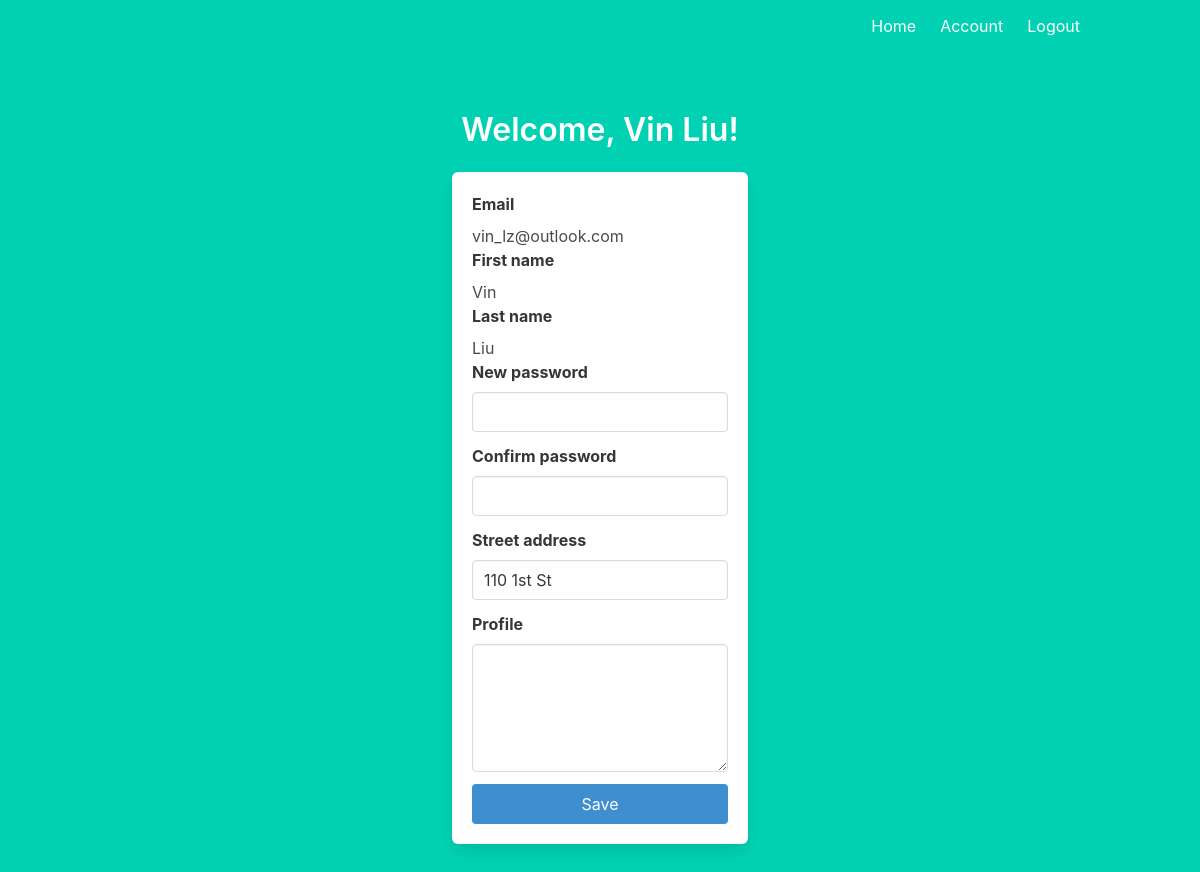
/account (signed in), run on an earlier commit of the app's database.
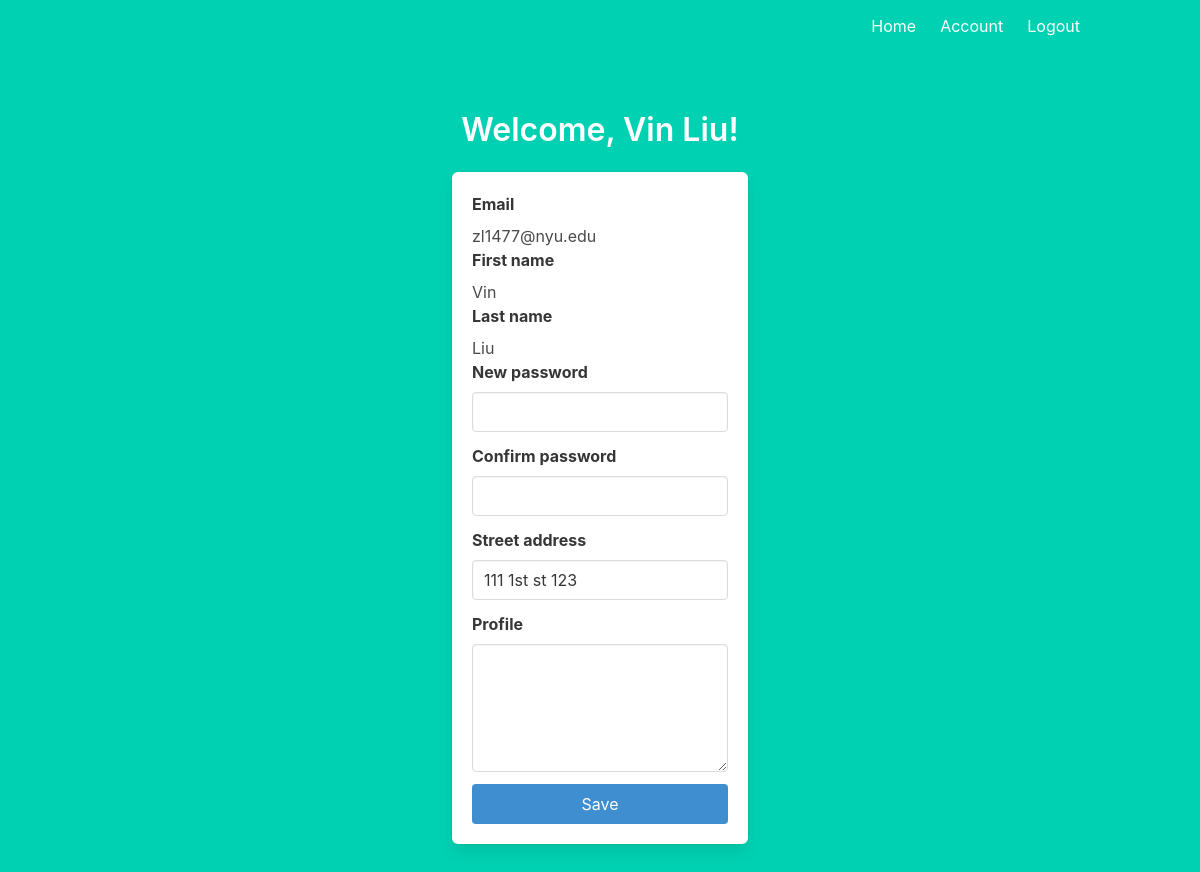
And on a later commit of the database.
### models.py (models this page shows)
class Users(UserMixin, db.Model):
    id = db.Column(db.Integer, primary_key=True)
    email = db.Column(db.String(45), unique=True, nullable=False)
    pword = db.Column(db.String(45), nullable=False)
    fname = db.Column(db.String(45), nullable=False)
    lname = db.Column(db.String(45), nullable=False)
    street_addr = db.Column(db.String(45), nullable=False)
    cid = db.Column(db.String(45), nullable=False)
    uprofile = db.Column(db.String(280))
    photo = db.Column(db.String(45))
    last_login_timestamp = db.Column(db.DateTime, default=datetime.now())

### auth.py (the view)
@auth.route('/account')
@login_required
def account():
    return render_template('account.html', user=current_user)

### __init__.py (called while the page is built)
def create_app():
    app = Flask(__name__)
    app.config['SECRET_KEY'] = 'cloudsmile'
    app.config['SQLALCHEMY_DATABASE_URI'] = 'sqlite:///db.sqlite3'
    app.debug = True
    db.init_app(app)
    login_manager = LoginManager()
    login_manager.login_view = 'auth.login'
    login_manager.init_app(app)
    from .models import Users
    @login_manager.user_loader
    def load_user(user_id):
        return Users.query.get(int(user_id))
    from .auth import auth as auth_blueprint
    app.register_blueprint(auth_blueprint)
    from .main import main as main_blueprint
    from .follow import follow as follow_blueprint
    app.register_blueprint(main_blueprint)
    app.register_blueprint(follow_blueprint)
    return app

### templates/account.html (shortened to what this page needs)
{% extends "base.html" %}
{% block content %}
<div class="column is-4 is-offset-4">
    <h1 class="title">
        Welcome, {{ user.fname }} {{ user.lname }}!
    </h1>
    <div class="box">
        <form method="POST" action="/account">
            <label class="label has-text-left">Email</label>
            <p class="has-text-left">{{ user.email }}</p>
            <label class="label has-text-left">First name</label>
            <p class="has-text-left">{{ user.fname }}</p>
            <label class="label has-text-left">Last name</label>
            <p class="has-text-left">{{ user.lname }}</p>
            <div class="field">
                <label class="label has-text-left">New password</label>
                <div class="control">
                    <input class="input" type="password" name="new-password" autofocus="">
                </div>
            </div>
            <div class="field">
                <label class="label has-text-left">Confirm password</label>
                <div class="control">
                    <input class="input" type="password" name="confirm-password" autofocus="">
                </div>
            </div>
            <div class="field">
                <label class="label has-text-left">Street address</label>
                <div class="control">
                    <input class="input" type="txt" name="street-address" value='{{ user.street_addr }}' autofocus="">
                </div>
            </div>
            <div class="field">
                <label class="label has-text-left">Profile</label>
                <div class="control">
                    <textarea class="textarea" name="profile"
                        autofocus="">{% if user.uprofile %}{{ user.uprofile }}{% endif %}</textarea>
                </div>
            </div>
            <button class="button is-block is-info is-fullwidth">Save</button>
        </form>
    </div>
</div>
{% endblock %}

### templates/base.html (shortened to what this page needs)
<!DOCTYPE html>
<html>
<head>
    <link rel="stylesheet" href="https://cdnjs.cloudflare.com/ajax/libs/bulma/0.7.2/css/bulma.min.css" />
</head>
<body>
    <section class="hero is-primary is-fullheight">
        <div class="hero-head">
            <nav class="navbar">
                <div class="container">
                    <div id="navbarMenuHeroA" class="navbar-menu">
                        <div class="navbar-end">
                            <a href="{{ url_for('main.index') }}" class="navbar-item">
                                Home
                            </a>
                            {% if current_user.is_authenticated %}
                            <a href="{{ url_for('auth.account') }}" class="navbar-item">
                                Account
                            </a>
                            {% endif %}
                            {% if current_user.is_authenticated %}
                            <a href="{{ url_for('auth.logout') }}" class="navbar-item">
                                Logout
                            </a>
                            {% endif %}
                        </div>
                    </div>
                </div>
            </nav>
        </div>
        <div class="hero-body">
            <div class="container has-text-centered">
                {% block content %}
                {% endblock %}
            </div>
        </div>
    </section>
</body>
</html>

What changed in the data, as far as the page shows it:
changed Users "Vin": email "vin_lz@outlook.com" → "zl1477@nyu.edu"; street-address "110 1st St" → "111 1st st 123"
